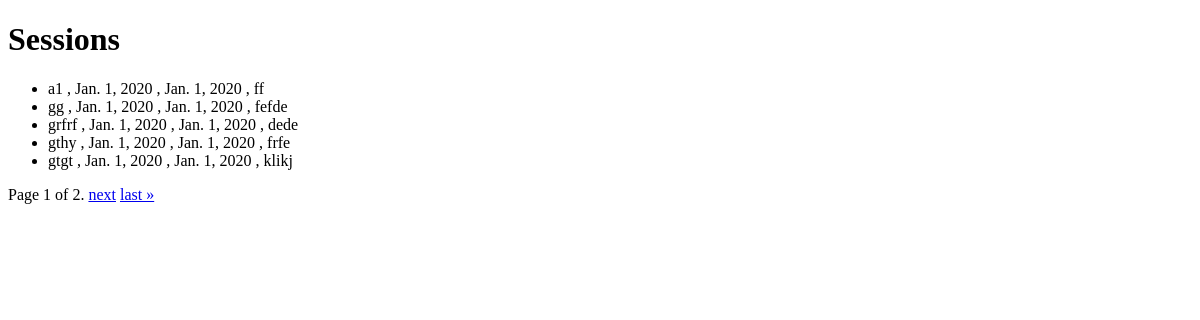
Page /events/sessions/list on the earlier database version.
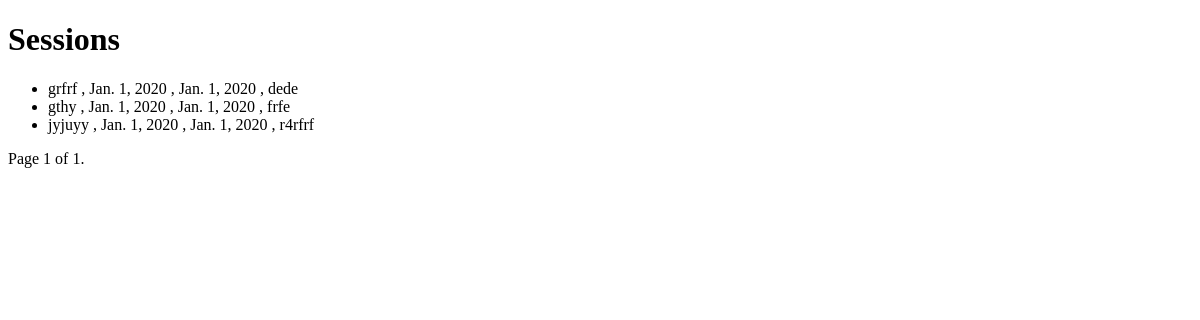
Same page on the later database version.
### events/models.py (models this page shows, shortened)
class Session(models.Model):
    name = models.CharField(max_length=200)
    start_date = models.DateField()
    end_date = models.DateField()
    speaker = models.CharField(max_length=200)
    event = models.ForeignKey(Event, on_delete=models.CASCADE)

### events/views.py (the view)
# urls.py: path('sessions/list', views.SessionListView.as_view(), name='list_sessions'),
class SessionListView(generic.ListView):
    model = Session
    paginate_by = 5
    template_name = 'events/sessionlist.html'

### events/templates/events/sessionlist.html (shortened to what this page needs)
<!DOCTYPE html>
<html>
<head>
</head>
<body>
<h1>Sessions</h1>
<ul>
{% for session in object_list %}
    <li>{{ session.name }} , {{ session.start_date|date }} , {{ session.end_date|date }} , {{ session.speaker }}</li>
{% empty %}
    <li>No sessions yet.</li>
{% endfor %}
</ul>
<div class="pagination">
    <span class="step-links">
        <span class="current">
            Page {{ page_obj.number }} of {{ page_obj.paginator.num_pages }}.
        </span>
        {% if page_obj.has_next %}
            <a href="?page={{ page_obj.next_page_number }}">next</a>
            <a href="?page={{ page_obj.paginator.num_pages }}">last &raquo;</a>
        {% endif %}
    </span>
</div>
</body>
</html>

Differences in the rows shown:
removed Session: name "a1", start_date "Jan. 1, 2020", end_date "Jan. 1, 2020", speaker "ff"
removed Session: name "gg", start_date "Jan. 1, 2020", end_date "Jan. 1, 2020", speaker "fefde"
removed Session: name "gtgt", start_date "Jan. 1, 2020", end_date "Jan. 1, 2020", speaker "klikj"
now on this page (row unchanged): Session: name "jyjuyy", start_date "Jan. 1, 2020", end_date "Jan. 1, 2020", speaker "r4rfrf"
Other differences:
{{ page_obj.paginator.num_pages }}: "2" → "1"
text no longer shown: "next last »"
